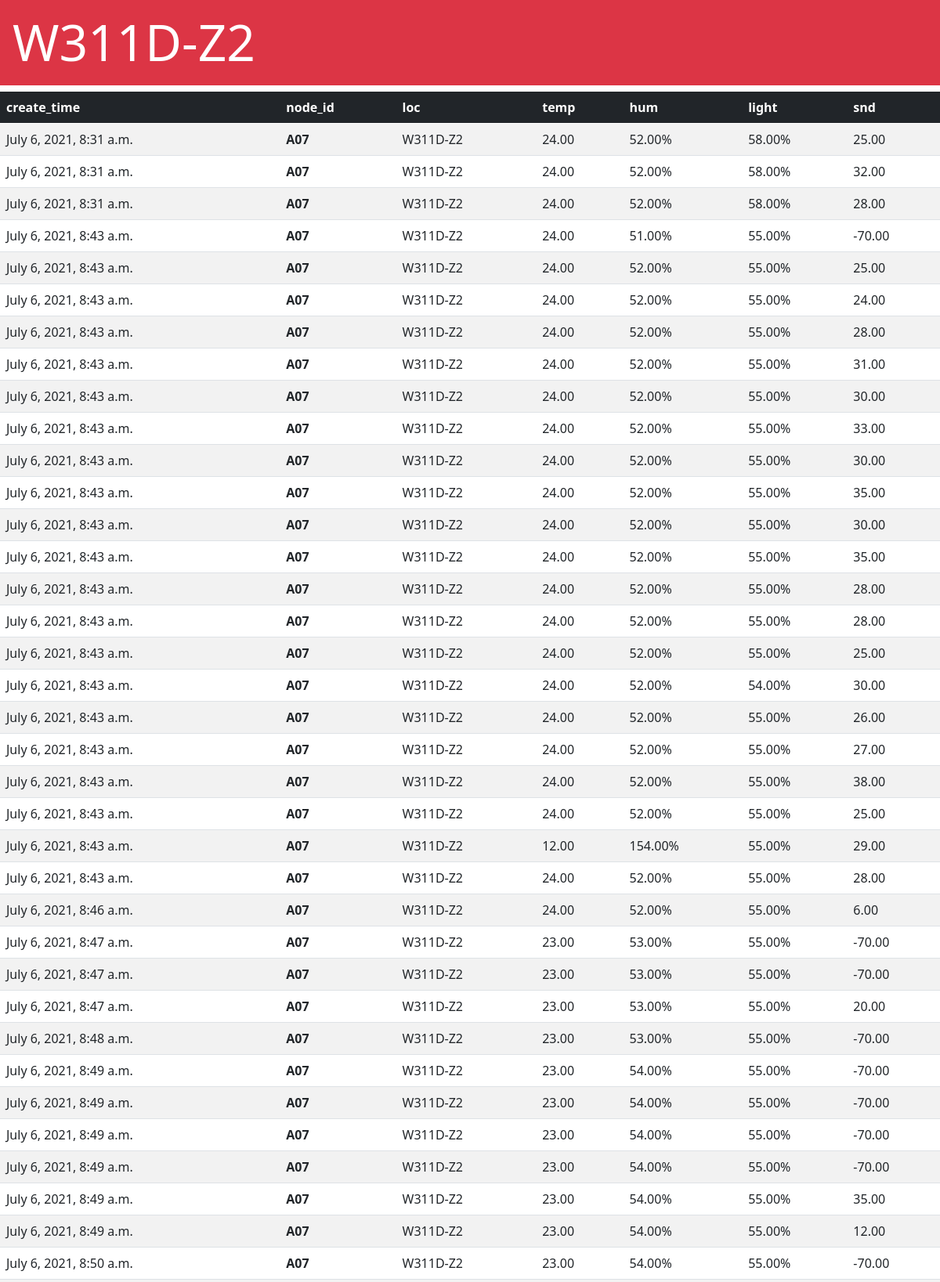
The page /iot/W311D-Z2/ (upper part) on the database its author committed.
### iot/models.py (models this page shows, shortened)
class Event(models.Model):
    create_time = models.DateTimeField(auto_now_add=True)
    node_id = models.CharField(max_length=2)
    loc = models.CharField(max_length=10)
    temp = models.DecimalField(max_digits=5, decimal_places=2)
    hum = models.DecimalField(max_digits=5, decimal_places=2)
    light = models.DecimalField(max_digits=5, decimal_places=2)
    snd = models.DecimalField(max_digits=5, decimal_places=2)

### iot/views.py (the view)
# urls.py: path('W311D-Z2/',views.W311Z2),
def W311Z2(request):
    items5 = Event.objects.filter(loc ='W311D-Z2')
    context = {'items5' : items5} # Store the data in "context" dictionaries
    return render(request, 'iot/W311D-Z2.html', context) # Pass the context to HTML template

### iot/templates/iot/W311D-Z2.html (shortened to what this page needs)
<!doctype html>
<HTML>
    <head>
        <link href="https://cdn.jsdelivr.net/npm/bootstrap@5.0.0/dist/css/bootstrap.mi
n.css" rel="stylesheet" integrity="sha384-
wEmeIV1mKuiNpC+IOBjI7aAzPcEZeedi5yW5f2yOq55WWLwNGmvvx4Um1vskeMj0" crossorigin=
"anonymous">
    </head>
    <body>
        <h1 class="display-3 p-3 mb-2 bg-danger text-white">W311D-Z2</h1>
        <table class="table table-striped table-hover">
            <thead class="table-dark">
                <tr>
                    <th>create_time</th>
                    <th>node_id</th>
                    <th>loc</th>
                    <th>temp</th>
                    <th>hum</th>
                    <th>light</th>
                    <th>snd</th>
                </tr>
            </thead>
            <tbody>
                {% for item in items5 %}
                <tr>
                    <td>{{ item.create_time }}</td>
                    <td><strong>{{ item.node_id }}</strong></td>
                    <td>{{ item.loc }}</td>
                    <td>{{ item.temp }}</td>
                    <td>{{ item.hum }}%</td>
                    <td>{{ item.light }}%</td>
                    <td>{{ item.snd }}</td>
                </tr>
                {% endfor %}
            </tbody>
        </table>
        </body>
</HTML>

### rows shown on the page
Event: create_time "July 6, 2021, 8:31 a.m.", node_id "A07", loc "W311D-Z2", temp "24.00", hum "52.00", light "58.00", snd "25.00"
Event: create_time "July 6, 2021, 8:31 a.m.", node_id "A07", loc "W311D-Z2", temp "24.00", hum "52.00", light "58.00", snd "32.00"
Event: create_time "July 6, 2021, 8:31 a.m.", node_id "A07", loc "W311D-Z2", temp "24.00", hum "52.00", light "58.00", snd "28.00"
Event: create_time "July 6, 2021, 8:43 a.m.", node_id "A07", loc "W311D-Z2", temp "24.00", hum "51.00", light "55.00", snd "-70.00"
Event: create_time "July 6, 2021, 8:43 a.m.", node_id "A07", loc "W311D-Z2", temp "24.00", hum "52.00", light "55.00", snd "25.00"
Event: create_time "July 6, 2021, 8:43 a.m.", node_id "A07", loc "W311D-Z2", temp "24.00", hum "52.00", light "55.00", snd "24.00"
Event: create_time "July 6, 2021, 8:43 a.m.", node_id "A07", loc "W311D-Z2", temp "24.00", hum "52.00", light "55.00", snd "28.00"
Event: create_time "July 6, 2021, 8:43 a.m.", node_id "A07", loc "W311D-Z2", temp "24.00", hum "52.00", light "55.00", snd "31.00"
Event: create_time "July 6, 2021, 8:43 a.m.", node_id "A07", loc "W311D-Z2", temp "24.00", hum "52.00", light "55.00", snd "30.00"
Event: create_time "July 6, 2021, 8:43 a.m.", node_id "A07", loc "W311D-Z2", temp "24.00", hum "52.00", light "55.00", snd "33.00"
Event: create_time "July 6, 2021, 8:43 a.m.", node_id "A07", loc "W311D-Z2", temp "24.00", hum "52.00", light "55.00", snd "30.00"
Event: create_time "July 6, 2021, 8:43 a.m.", node_id "A07", loc "W311D-Z2", temp "24.00", hum "52.00", light "55.00", snd "35.00"
Event: create_time "July 6, 2021, 8:43 a.m.", node_id "A07", loc "W311D-Z2", temp "24.00", hum "52.00", light "55.00", snd "30.00"
Event: create_time "July 6, 2021, 8:43 a.m.", node_id "A07", loc "W311D-Z2", temp "24.00", hum "52.00", light "55.00", snd "35.00"
Event: create_time "July 6, 2021, 8:43 a.m.", node_id "A07", loc "W311D-Z2", temp "24.00", hum "52.00", light "55.00", snd "28.00"
Event: create_time "July 6, 2021, 8:43 a.m.", node_id "A07", loc "W311D-Z2", temp "24.00", hum "52.00", light "55.00", snd "28.00"
Event: create_time "July 6, 2021, 8:43 a.m.", node_id "A07", loc "W311D-Z2", temp "24.00", hum "52.00", light "55.00", snd "25.00"
Event: create_time "July 6, 2021, 8:43 a.m.", node_id "A07", loc "W311D-Z2", temp "24.00", hum "52.00", light "54.00", snd "30.00"
Event: create_time "July 6, 2021, 8:43 a.m.", node_id "A07", loc "W311D-Z2", temp "24.00", hum "52.00", light "55.00", snd "26.00"
Event: create_time "July 6, 2021, 8:43 a.m.", node_id "A07", loc "W311D-Z2", temp "24.00", hum "52.00", light "55.00", snd "27.00"
Event: create_time "July 6, 2021, 8:43 a.m.", node_id "A07", loc "W311D-Z2", temp "24.00", hum "52.00", light "55.00", snd "38.00"
Event: create_time "July 6, 2021, 8:43 a.m.", node_id "A07", loc "W311D-Z2", temp "24.00", hum "52.00", light "55.00", snd "25.00"
Event: create_time "July 6, 2021, 8:43 a.m.", node_id "A07", loc "W311D-Z2", temp "12.00", hum "154.00", light "55.00", snd "29.00"
Event: create_time "July 6, 2021, 8:43 a.m.", node_id "A07", loc "W311D-Z2", temp "24.00", hum "52.00", light "55.00", snd "28.00"
Event: create_time "July 6, 2021, 8:46 a.m.", node_id "A07", loc "W311D-Z2", temp "24.00", hum "52.00", light "55.00", snd "6.00"
Event: create_time "July 6, 2021, 8:47 a.m.", node_id "A07", loc "W311D-Z2", temp "23.00", hum "53.00", light "55.00", snd "-70.00"
Event: create_time "July 6, 2021, 8:47 a.m.", node_id "A07", loc "W311D-Z2", temp "23.00", hum "53.00", light "55.00", snd "-70.00"
Event: create_time "July 6, 2021, 8:47 a.m.", node_id "A07", loc "W311D-Z2", temp "23.00", hum "53.00", light "55.00", snd "20.00"
Event: create_time "July 6, 2021, 8:48 a.m.", node_id "A07", loc "W311D-Z2", temp "23.00", hum "53.00", light "55.00", snd "-70.00"
Event: create_time "July 6, 2021, 8:49 a.m.", node_id "A07", loc "W311D-Z2", temp "23.00", hum "54.00", light "55.00", snd "-70.00"
Event: create_time "July 6, 2021, 8:49 a.m.", node_id "A07", loc "W311D-Z2", temp "23.00", hum "54.00", light "55.00", snd "-70.00"
Event: create_time "July 6, 2021, 8:49 a.m.", node_id "A07", loc "W311D-Z2", temp "23.00", hum "54.00", light "55.00", snd "-70.00"
Event: create_time "July 6, 2021, 8:49 a.m.", node_id "A07", loc "W311D-Z2", temp "23.00", hum "54.00", light "55.00", snd "-70.00"
Event: create_time "July 6, 2021, 8:49 a.m.", node_id "A07", loc "W311D-Z2", temp "23.00", hum "54.00", light "55.00", snd "35.00"
Event: create_time "July 6, 2021, 8:49 a.m.", node_id "A07", loc "W311D-Z2", temp "23.00", hum "54.00", light "55.00", snd "12.00"
Event: create_time "July 6, 2021, 8:50 a.m.", node_id "A07", loc "W311D-Z2", temp "23.00", hum "54.00", light "55.00", snd "-70.00"
